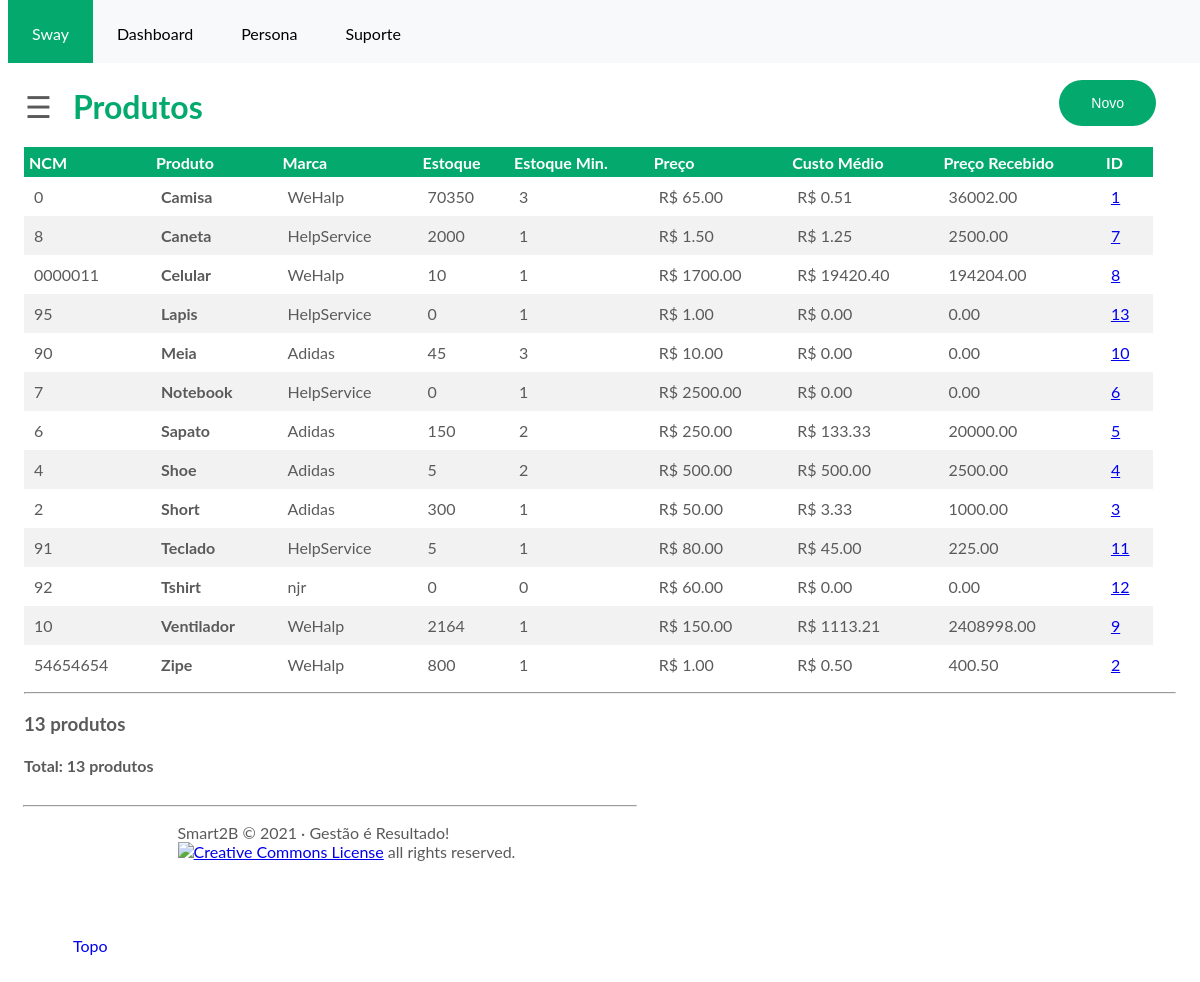
/swayapp/product_list/, run on an earlier commit of the app's database.
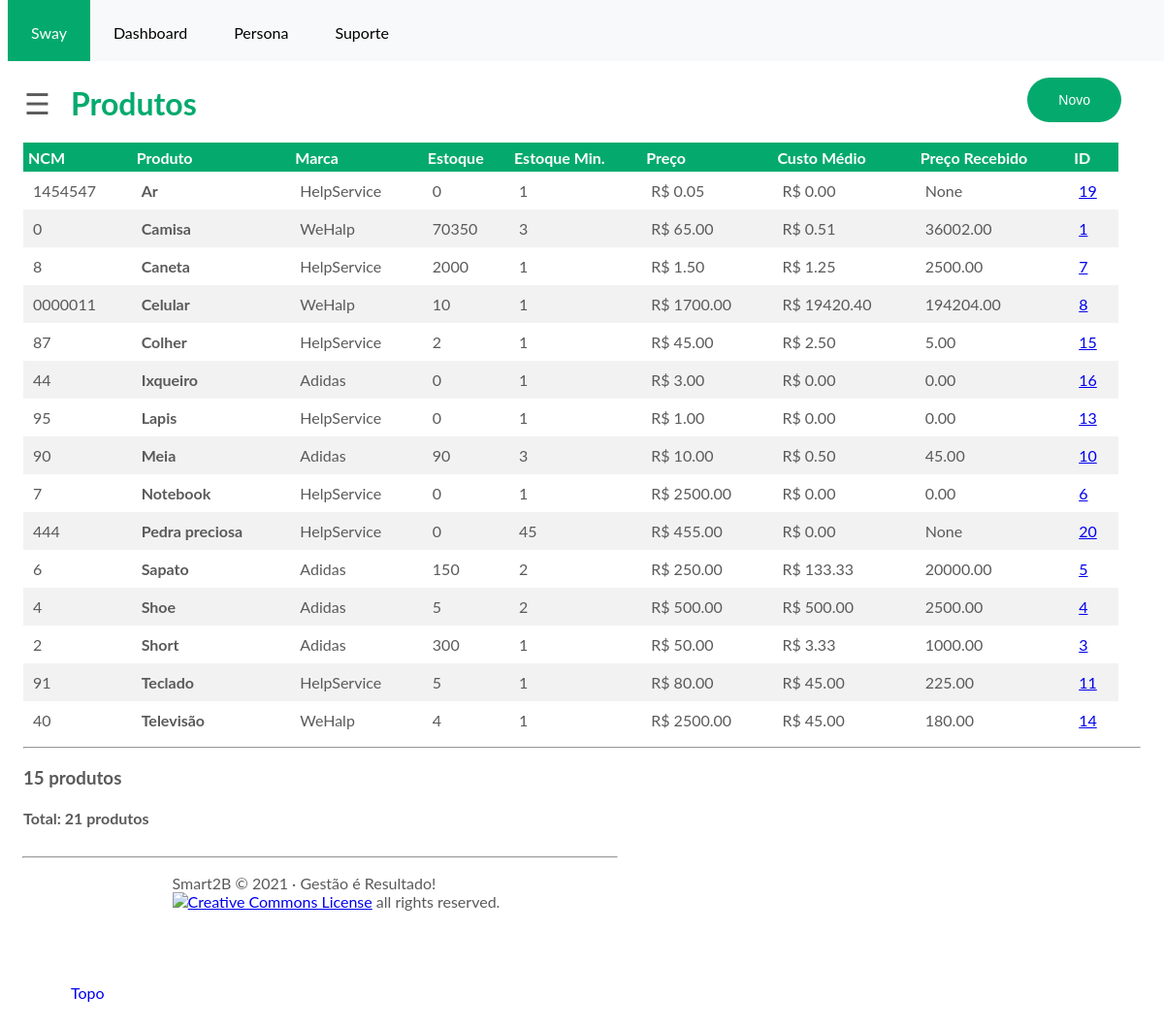
And on a later commit of the database.
### swayapp/models.py (models this page shows, shortened)
class Product(models.Model):
    imported = models.BooleanField('Importado', default=False)
    outofline = models.BooleanField('Fora de Linha', default=False)
    ncm = models.CharField('NCM', max_length=8)
    brand = models.ForeignKey(
        Brand,
        on_delete=models.CASCADE,
        verbose_name='marca'
    )
    product = models.CharField('Produto', max_length=100, unique=True)
    sell_price = models.DecimalField('Preço venda', max_digits=7, decimal_places=2, default=0)
    received_by = models.CharField(max_length=50, blank=True, null=True)
    received = models.IntegerField(default='0', blank=False, null=True)
    received_price = models.DecimalField('Preço Recebimento', max_digits=20, decimal_places=2, null=True)
    ipi = models.DecimalField('IPI', max_digits=3, decimal_places=2, blank=True, default=0)
    stock = models.IntegerField('Estoque atual', default='0', blank=False, null=True)
    stock_min = models.PositiveIntegerField('Estoque Minimo', default=0)
    category = models.ForeignKey(Category, verbose_name='Categoria', on_delete=models.SET_NULL, null=True, blank=True)
    class Meta:
        ordering = ['product']
        verbose_name = 'produto'
        verbose_name_plural = 'produtos'
    def get_price(self):
        return "R$ %s" % number_format(self.sell_price, 2)
    def get_ipi(self):
        return "%s" % number_format(self.ipi * 100, 0)
    def get_custo_medio(self):
        if self.stock != 0 and self.received_price != 0:
            return "R$ %s" % number_format(self.received_price / self.stock, 2)
        else:
            return "R$ %s" % number_format(0, 2)

class Brand(models.Model):
    brand = models.CharField('Marca', max_length=50, unique=True)
    class Meta:
        ordering = ['brand']
        verbose_name = 'Marca'
        verbose_name_plural = 'marcas'
    def __str__(self):
        return self.brand

### swayapp/views.py (the view, shortened to what this page needs)
# urls.py: path('product_list/', views.ProductList.as_view(), name='product_list'),
class ProductList(CounterMixin, ListView):
    template_name = 'product_list.html'
    model = Product
    paginate_by = 15
    form_class = ProductForm
    def get_context_data(self):
        context = super(ProductList, self).get_context_data()
        context['form'] = ProductForm
        return context
    def get_queryset(self):
        p = Product.objects.all()
        q = self.request.GET.get('search_box')
        if q is not None:
            p = p.filter(product__icontains=q)
        if self.request.GET.get('filter_link', False):
            p = p.filter(stock__lt=F('stock_min'))
        if self.request.GET.get('outofline', False):
            p = p.filter(outofline=1)
        return p

### swayapp/mixins.py (called while the page is built)
    def get_context_data(self, **kwargs):
        context =super(CounterMixin, self).get_context_data(**kwargs)
        context['count'] =self.get_queryset().count()
        return context

### swayapp/models.py (called while the page is built)
    def __str__(self):
        return self.category

### swayapp/templates/product_list.html (shortened to what this page needs)
{% extends 'base.html' %}
{% load widget_tweaks %}
{% block content %}
<body>
<button type="button"
	class="addbutton"
	data-toggle="modal"
	data-target="#exampleModalScrollable">
	Novo
</button>
<h1 class="willianclass">Produtos</h1>
{% if object_list %}
<div>
	<table class="table table-striped">
		<thead>
		<tr>
			<th>NCM</th>
			<th>Produto</th>
			<th>Marca</th>
			<th class="text-center">Estoque</th>
			<th class="text-center">Estoque Min.</th>
			<th class="text-right">Preço</th>
			<th class="text-center">Custo Médio</th>
			<th class="text-center">Preço Recebido</th>
			<th class="text-center">ID</th>
		</tr>
		</thead>
		<tbody>
		{% for product in object_list %}
		{% if product.outofline %}
		<tr class="danger">
			{% else %}
		<tr>
			{% endif %}
			<td>{{ product.ncm }}</td>
			<td><b>{{ product.product }}</b></td>
			<td>{{ product.brand.brand }}</td>
			<td class="text-center">{{ product.stock }}</td>
			<td class="text-center">{{ product.stock_min }}</td>
			<td class="text-right">{{ product.get_price }}</td>
			<td class="text-right">{{ product.get_custo_medio }}</td>
			<td class="text-right">{{ product.received_price }}</td>
			<td class="text-center"><a href="{% url 'swayapp:receive' product.id %}">{{product.id}}</a></td>
		</tr>
		{% endfor %}
		</tbody>
	</table>
</div>
{% else %}
<p class="alert alert-warning">Sem itens na lista.</p>
{% endif %}
	<hr>
	<div>
		<h3>{{ object_list|length }} produto{{ object_list|length|pluralize }}</h3>
		<h4>
			<b>Total:</b>
			{{ page_obj.paginator.count }} produto{{ page_obj.paginator.count|pluralize }}
		</h4>
	</div>
</body>
{% endblock content %}

What changed in the data, as far as the page shows it:
no longer on this page (row edited): Product: ncm "92", product "Tshirt", brand.brand "njr", stock "0", stock_min "0", get_price "R$ 60.00", get_custo_medio "R$ 0.00", received_price "0.00", id "12"
no longer on this page (row edited): Product: ncm "10", product "Ventilador", brand.brand "WeHalp", stock "2164", stock_min "1", get_price "R$ 150.00", get_custo_medio "R$ 1113.21", received_price "2408998.00", id "9"
no longer on this page (row unchanged): Product: ncm "54654654", product "Zipe", brand.brand "WeHalp", stock "800", stock_min "1", get_price "R$ 1.00", get_custo_medio "R$ 0.50", received_price "400.50", id "2"
added Product: ncm "1454547", product "Ar", brand.brand "HelpService", stock "0", stock_min "1", get_price "R$ 0.05", get_custo_medio "R$ 0.00", received_price "None", id "19"
added Product: ncm "87", product "Colher", brand.brand "HelpService", stock "2", stock_min "1", get_price "R$ 45.00", get_custo_medio "R$ 2.50", received_price "5.00", id "15"
added Product: ncm "44", product "Ixqueiro", brand.brand "Adidas", stock "0", stock_min "1", get_price "R$ 3.00", get_custo_medio "R$ 0.00", received_price "0.00", id "16"
changed Product "Meia": stock "45" → "90"; get_custo_medio "R$ 0.00" → "R$ 0.50"; received_price "0.00" → "45.00"
added Product: ncm "444", product "Pedra preciosa", brand.brand "HelpService", stock "0", stock_min "45", get_price "R$ 455.00", get_custo_medio "R$ 0.00", received_price "None", id "20"
added Product: ncm "40", product "Televisão", brand.brand "WeHalp", stock "4", stock_min "1", get_price "R$ 2500.00", get_custo_medio "R$ 45.00", received_price "180.00", id "14"
Also different on the page:
{{ object_list|length }}: "13" → "15"
{{ page_obj.paginator.count }}: "13" → "21"
